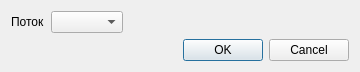
<?xml version="1.0" encoding="UTF-8"?>
<ui version="4.0">
 <class>DeviceStreamSelectionDialog</class>
 <widget class="QDialog" name="DeviceStreamSelectionDialog">
  <property name="geometry">
   <rect>
    <x>0</x>
    <y>0</y>
    <width>360</width>
    <height>72</height>
   </rect>
  </property>
  <property name="font">
   <font>
    <family>Liberation Sans</family>
    <pointsize>9</pointsize>
   </font>
  </property>
  <property name="windowTitle">
   <string>Выбрать поток устройства</string>
  </property>
  <layout class="QVBoxLayout" name="verticalLayout">
   <item>
    <layout class="QHBoxLayout" name="deviceStreamLayout">
     <item>
      <widget class="QLabel" name="deviceStreamLabel">
       <property name="text">
        <string>Поток</string>
       </property>
      </widget>
     </item>
     <item>
      <widget class="QComboBox" name="deviceStream">
       <property name="toolTip">
        <string>Индекс потока устройства</string>
       </property>
      </widget>
     </item>
     <item>
      <spacer name="horizontalSpacer">
       <property name="orientation">
        <enum>Qt::Horizontal</enum>
       </property>
       <property name="sizeHint" stdset="0">
        <size>
         <width>40</width>
         <height>20</height>
        </size>
       </property>
      </spacer>
     </item>
    </layout>
   </item>
   <item>
    <widget class="QDialogButtonBox" name="buttonBox">
     <property name="orientation">
      <enum>Qt::Horizontal</enum>
     </property>
     <property name="standardButtons">
      <set>QDialogButtonBox::Cancel|QDialogButtonBox::Ok</set>
     </property>
    </widget>
   </item>
  </layout>
 </widget>
 <resources/>
 <connections>
  <connection>
   <sender>buttonBox</sender>
   <signal>accepted()</signal>
   <receiver>DeviceStreamSelectionDialog</receiver>
   <slot>accept()</slot>
   <hints>
    <hint type="sourcelabel">
     <x>248</x>
     <y>254</y>
    </hint>
    <hint type="destinationlabel">
     <x>157</x>
     <y>274</y>
    </hint>
   </hints>
  </connection>
  <connection>
   <sender>buttonBox</sender>
   <signal>rejected()</signal>
   <receiver>DeviceStreamSelectionDialog</receiver>
   <slot>reject()</slot>
   <hints>
    <hint type="sourcelabel">
     <x>316</x>
     <y>260</y>
    </hint>
    <hint type="destinationlabel">
     <x>286</x>
     <y>274</y>
    </hint>
   </hints>
  </connection>
 </connections>
</ui>
